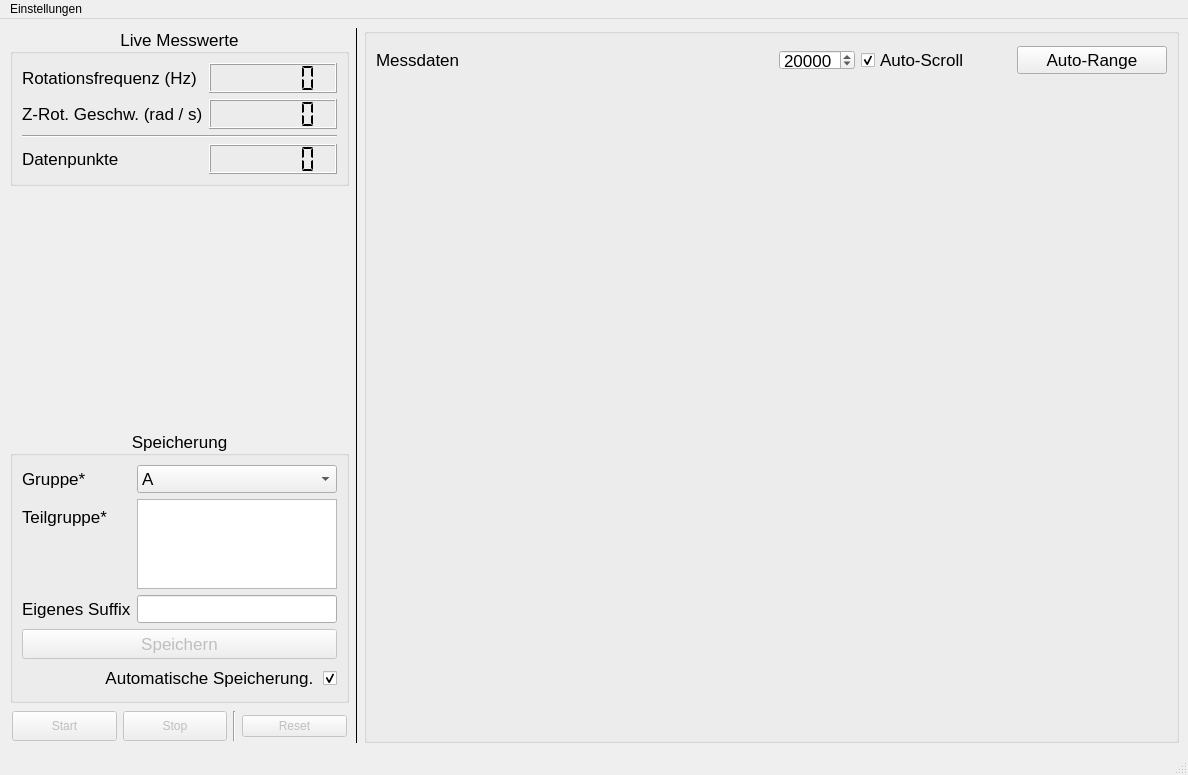
<?xml version="1.0" encoding="UTF-8"?>
<ui version="4.0">
 <class>MainWindow</class>
 <widget class="QMainWindow" name="MainWindow">
  <property name="geometry">
   <rect>
    <x>0</x>
    <y>0</y>
    <width>1188</width>
    <height>775</height>
   </rect>
  </property>
  <property name="windowTitle">
   <string>Kreisel-GUI</string>
  </property>
  <widget class="QWidget" name="centralwidget">
   <layout class="QHBoxLayout" name="horizontalLayout_3" stretch="0,0,5">
    <property name="leftMargin">
     <number>10</number>
    </property>
    <property name="bottomMargin">
     <number>10</number>
    </property>
    <item>
     <layout class="QVBoxLayout" name="verticalLayout_2">
      <property name="sizeConstraint">
       <enum>QLayout::SizeConstraint::SetFixedSize</enum>
      </property>
      <property name="leftMargin">
       <number>0</number>
      </property>
      <property name="bottomMargin">
       <number>0</number>
      </property>
      <item>
       <widget class="QGroupBox" name="groupBox_2">
        <property name="font">
         <font>
          <pointsize>13</pointsize>
         </font>
        </property>
        <property name="title">
         <string>Live Messwerte</string>
        </property>
        <property name="alignment">
         <set>Qt::AlignmentFlag::AlignCenter</set>
        </property>
        <layout class="QFormLayout" name="formLayout_3">
         <item row="0" column="0">
          <widget class="QLabel" name="label">
           <property name="text">
            <string>Rotationsfrequenz (Hz)</string>
           </property>
          </widget>
         </item>
         <item row="0" column="1">
          <widget class="QLCDNumber" name="cFrequency">
           <property name="sizePolicy">
            <sizepolicy hsizetype="Preferred" vsizetype="Preferred">
             <horstretch>0</horstretch>
             <verstretch>0</verstretch>
            </sizepolicy>
           </property>
           <property name="minimumSize">
            <size>
             <width>100</width>
             <height>30</height>
            </size>
           </property>
           <property name="font">
            <font>
             <pointsize>15</pointsize>
            </font>
           </property>
           <property name="toolTip">
            <string>Aktuelle Rotationsfrequenz der Kreiselscheibe in Hertz</string>
           </property>
           <property name="digitCount">
            <number>6</number>
           </property>
           <property name="segmentStyle">
            <enum>QLCDNumber::SegmentStyle::Flat</enum>
           </property>
          </widget>
         </item>
         <item row="1" column="0">
          <widget class="QLabel" name="label_4">
           <property name="text">
            <string>Z-Rot. Geschw. (rad / s)</string>
           </property>
          </widget>
         </item>
         <item row="1" column="1">
          <widget class="QLCDNumber" name="cZGyro">
           <property name="sizePolicy">
            <sizepolicy hsizetype="Preferred" vsizetype="Preferred">
             <horstretch>0</horstretch>
             <verstretch>0</verstretch>
            </sizepolicy>
           </property>
           <property name="minimumSize">
            <size>
             <width>100</width>
             <height>30</height>
            </size>
           </property>
           <property name="font">
            <font>
             <pointsize>15</pointsize>
            </font>
           </property>
           <property name="toolTip">
            <string>Aktuelle Rotationsgeschwindigkeit der z-Achse in Radiant pro Sekunde</string>
           </property>
           <property name="digitCount">
            <number>6</number>
           </property>
           <property name="segmentStyle">
            <enum>QLCDNumber::SegmentStyle::Flat</enum>
           </property>
          </widget>
         </item>
         <item row="3" column="0">
          <widget class="QLabel" name="label_2">
           <property name="text">
            <string>Datenpunkte</string>
           </property>
          </widget>
         </item>
         <item row="3" column="1">
          <widget class="QLCDNumber" name="cDataPoints">
           <property name="sizePolicy">
            <sizepolicy hsizetype="Preferred" vsizetype="Preferred">
             <horstretch>0</horstretch>
             <verstretch>0</verstretch>
            </sizepolicy>
           </property>
           <property name="minimumSize">
            <size>
             <width>100</width>
             <height>30</height>
            </size>
           </property>
           <property name="font">
            <font>
             <pointsize>15</pointsize>
            </font>
           </property>
           <property name="toolTip">
            <string>Anzahl der aufgezeichneten Messwerte</string>
           </property>
           <property name="frameShape">
            <enum>QFrame::Shape::Box</enum>
           </property>
           <property name="frameShadow">
            <enum>QFrame::Shadow::Raised</enum>
           </property>
           <property name="digitCount">
            <number>6</number>
           </property>
           <property name="segmentStyle">
            <enum>QLCDNumber::SegmentStyle::Flat</enum>
           </property>
          </widget>
         </item>
         <item row="2" column="0" colspan="2">
          <widget class="Line" name="line_3">
           <property name="minimumSize">
            <size>
             <width>10</width>
             <height>0</height>
            </size>
           </property>
           <property name="orientation">
            <enum>Qt::Orientation::Horizontal</enum>
           </property>
          </widget>
         </item>
        </layout>
       </widget>
      </item>
      <item>
       <spacer name="verticalSpacer">
        <property name="orientation">
         <enum>Qt::Orientation::Vertical</enum>
        </property>
        <property name="sizeType">
         <enum>QSizePolicy::Policy::Expanding</enum>
        </property>
        <property name="sizeHint" stdset="0">
         <size>
          <width>20</width>
          <height>40</height>
         </size>
        </property>
       </spacer>
      </item>
      <item>
       <widget class="QGroupBox" name="groupBox">
        <property name="sizePolicy">
         <sizepolicy hsizetype="Minimum" vsizetype="Preferred">
          <horstretch>0</horstretch>
          <verstretch>0</verstretch>
         </sizepolicy>
        </property>
        <property name="minimumSize">
         <size>
          <width>0</width>
          <height>50</height>
         </size>
        </property>
        <property name="font">
         <font>
          <pointsize>13</pointsize>
         </font>
        </property>
        <property name="title">
         <string>Speicherung</string>
        </property>
        <property name="alignment">
         <set>Qt::AlignmentFlag::AlignCenter</set>
        </property>
        <property name="flat">
         <bool>false</bool>
        </property>
        <property name="checkable">
         <bool>false</bool>
        </property>
        <layout class="QVBoxLayout" name="verticalLayout">
         <property name="sizeConstraint">
          <enum>QLayout::SizeConstraint::SetMinimumSize</enum>
         </property>
         <item>
          <layout class="QFormLayout" name="formLayout_2">
           <property name="fieldGrowthPolicy">
            <enum>QFormLayout::FieldGrowthPolicy::AllNonFixedFieldsGrow</enum>
           </property>
           <property name="rightMargin">
            <number>0</number>
           </property>
           <property name="bottomMargin">
            <number>0</number>
           </property>
           <item row="0" column="0">
            <widget class="QLabel" name="label_7">
             <property name="text">
              <string>Gruppe*</string>
             </property>
            </widget>
           </item>
           <item row="0" column="1">
            <widget class="QComboBox" name="groupLetter">
             <property name="sizePolicy">
              <sizepolicy hsizetype="MinimumExpanding" vsizetype="Fixed">
               <horstretch>0</horstretch>
               <verstretch>0</verstretch>
              </sizepolicy>
             </property>
             <property name="toolTip">
              <string>&lt;html&gt;&lt;head/&gt;&lt;body&gt;&lt;p&gt;Auswahl der GP Praktikumsgruppe &lt;span style=&quot; color:#ff001a;&quot;&gt;(Pflichtfeld)&lt;/span&gt;&lt;/p&gt;&lt;/body&gt;&lt;/html&gt;</string>
             </property>
             <property name="currentText">
              <string>A</string>
             </property>
             <property name="currentIndex">
              <number>0</number>
             </property>
             <property name="maxCount">
              <number>24</number>
             </property>
             <property name="insertPolicy">
              <enum>QComboBox::InsertPolicy::NoInsert</enum>
             </property>
             <item>
              <property name="text">
               <string>A</string>
              </property>
             </item>
             <item>
              <property name="text">
               <string>B</string>
              </property>
             </item>
             <item>
              <property name="text">
               <string>C</string>
              </property>
             </item>
             <item>
              <property name="text">
               <string>D</string>
              </property>
             </item>
             <item>
              <property name="text">
               <string>E</string>
              </property>
             </item>
             <item>
              <property name="text">
               <string>F</string>
              </property>
             </item>
             <item>
              <property name="text">
               <string>G</string>
              </property>
             </item>
             <item>
              <property name="text">
               <string>H</string>
              </property>
             </item>
             <item>
              <property name="text">
               <string>I</string>
              </property>
             </item>
             <item>
              <property name="text">
               <string>J</string>
              </property>
             </item>
             <item>
              <property name="text">
               <string>K</string>
              </property>
             </item>
             <item>
              <property name="text">
               <string>L</string>
              </property>
             </item>
             <item>
              <property name="text">
               <string>M</string>
              </property>
             </item>
             <item>
              <property name="text">
               <string>N</string>
              </property>
             </item>
             <item>
              <property name="text">
               <string>O</string>
              </property>
             </item>
             <item>
              <property name="text">
               <string>P</string>
              </property>
             </item>
             <item>
              <property name="text">
               <string>Q</string>
              </property>
             </item>
             <item>
              <property name="text">
               <string>R</string>
              </property>
             </item>
             <item>
              <property name="text">
               <string>S</string>
              </property>
             </item>
             <item>
              <property name="text">
               <string>T</string>
              </property>
             </item>
             <item>
              <property name="text">
               <string>U</string>
              </property>
             </item>
             <item>
              <property name="text">
               <string>V</string>
              </property>
             </item>
             <item>
              <property name="text">
               <string>W</string>
              </property>
             </item>
             <item>
              <property name="text">
               <string>Z</string>
              </property>
             </item>
            </widget>
           </item>
           <item row="1" column="0">
            <widget class="QLabel" name="label_8">
             <property name="text">
              <string>Teilgruppe*</string>
             </property>
            </widget>
           </item>
           <item row="1" column="1">
            <widget class="QPlainTextEdit" name="groupSubterm">
             <property name="sizePolicy">
              <sizepolicy hsizetype="MinimumExpanding" vsizetype="Fixed">
               <horstretch>0</horstretch>
               <verstretch>0</verstretch>
              </sizepolicy>
             </property>
             <property name="maximumSize">
              <size>
               <width>200</width>
               <height>90</height>
              </size>
             </property>
             <property name="toolTip">
              <string>&lt;html&gt;&lt;head/&gt;&lt;body&gt;&lt;p&gt;Hier muss eine Bezeichnung für die Teilgruppe hinzugefügt werden. Dies erlaubt die Unterscheidung zwischen den Experimentiergruppen innerhalb eines Tages + Buchstabe. &lt;/p&gt;&lt;p&gt;Bsp.: V. Nachname, V2. Nachname2&lt;/p&gt;&lt;p&gt;&lt;br/&gt;&lt;/p&gt;&lt;/body&gt;&lt;/html&gt;</string>
             </property>
             <property name="plainText">
              <string/>
             </property>
             <property name="maximumBlockCount">
              <number>90</number>
             </property>
            </widget>
           </item>
           <item row="2" column="0">
            <widget class="QLabel" name="label_5">
             <property name="text">
              <string>Eigenes Suffix</string>
             </property>
            </widget>
           </item>
           <item row="2" column="1">
            <widget class="QLineEdit" name="suffix">
             <property name="sizePolicy">
              <sizepolicy hsizetype="MinimumExpanding" vsizetype="Fixed">
               <horstretch>0</horstretch>
               <verstretch>0</verstretch>
              </sizepolicy>
             </property>
             <property name="toolTip">
              <string>&lt;html&gt;&lt;head/&gt;&lt;body&gt;&lt;p&gt;Beim automatisch Speichern kann ein benutzerdefiniertes Suffix mit maximal 20 Zeichen erstellt werden (vor Messungsstart)&lt;/p&gt;&lt;/body&gt;&lt;/html&gt;</string>
             </property>
             <property name="text">
              <string notr="true"/>
             </property>
             <property name="maxLength">
              <number>20</number>
             </property>
            </widget>
           </item>
          </layout>
         </item>
         <item>
          <widget class="QPushButton" name="buttonSave">
           <property name="enabled">
            <bool>false</bool>
           </property>
           <property name="sizePolicy">
            <sizepolicy hsizetype="Minimum" vsizetype="Fixed">
             <horstretch>0</horstretch>
             <verstretch>0</verstretch>
            </sizepolicy>
           </property>
           <property name="minimumSize">
            <size>
             <width>100</width>
             <height>30</height>
            </size>
           </property>
           <property name="maximumSize">
            <size>
             <width>1000</width>
             <height>40</height>
            </size>
           </property>
           <property name="toolTip">
            <string>&lt;!DOCTYPE HTML PUBLIC &quot;-//W3C//DTD HTML 4.0//EN&quot; &quot;http://www.w3.org/TR/REC-html40/strict.dtd&quot;&gt;
&lt;html&gt;&lt;head&gt;&lt;meta name=&quot;qrichtext&quot; content=&quot;1&quot; /&gt;&lt;meta charset=&quot;utf-8&quot; /&gt;&lt;style type=&quot;text/css&quot;&gt;
p, li { white-space: pre-wrap; }
hr { height: 1px; border-width: 0; }
li.unchecked::marker { content: &quot;\2610&quot;; }
li.checked::marker { content: &quot;\2612&quot;; }
&lt;/style&gt;&lt;/head&gt;&lt;body style=&quot; font-family:'.AppleSystemUIFont'; font-size:13pt; font-weight:400; font-style:normal;&quot;&gt;
&lt;p style=&quot; margin-top:12px; margin-bottom:12px; margin-left:0px; margin-right:0px; -qt-block-indent:0; text-indent:0px;&quot;&gt;Messung speichern (Dateidialog, Kurzbefehl: &lt;span style=&quot; font-weight:700; color:#0433ff;&quot;&gt;STRG + S&lt;/span&gt;)&lt;/p&gt;&lt;/body&gt;&lt;/html&gt;</string>
           </property>
           <property name="text">
            <string>Speichern</string>
           </property>
           <property name="shortcut">
            <string>Ctrl+S</string>
           </property>
          </widget>
         </item>
         <item>
          <layout class="QHBoxLayout" name="horizontalLayout_5">
           <property name="rightMargin">
            <number>0</number>
           </property>
           <property name="bottomMargin">
            <number>0</number>
           </property>
           <item>
            <widget class="QCheckBox" name="autoSave">
             <property name="sizePolicy">
              <sizepolicy hsizetype="Minimum" vsizetype="Minimum">
               <horstretch>0</horstretch>
               <verstretch>0</verstretch>
              </sizepolicy>
             </property>
             <property name="maximumSize">
              <size>
               <width>850</width>
               <height>16777215</height>
              </size>
             </property>
             <property name="toolTip">
              <string>&lt;!DOCTYPE HTML PUBLIC &quot;-//W3C//DTD HTML 4.0//EN&quot; &quot;http://www.w3.org/TR/REC-html40/strict.dtd&quot;&gt;
&lt;html&gt;&lt;head&gt;&lt;meta name=&quot;qrichtext&quot; content=&quot;1&quot; /&gt;&lt;meta charset=&quot;utf-8&quot; /&gt;&lt;style type=&quot;text/css&quot;&gt;
p, li { white-space: pre-wrap; }
hr { height: 1px; border-width: 0; }
li.unchecked::marker { content: &quot;\2610&quot;; }
li.checked::marker { content: &quot;\2612&quot;; }
&lt;/style&gt;&lt;/head&gt;&lt;body style=&quot; font-family:'.AppleSystemUIFont'; font-size:13pt; font-weight:400; font-style:normal;&quot;&gt;
&lt;p style=&quot; margin-top:12px; margin-bottom:12px; margin-left:0px; margin-right:0px; -qt-block-indent:0; text-indent:0px;&quot;&gt;Bei Aktivierung werden die Messungen automatisch im Format:&lt;/p&gt;
&lt;p style=&quot; margin-top:12px; margin-bottom:12px; margin-left:0px; margin-right:0px; -qt-block-indent:0; text-indent:0px;&quot;&gt;YYYY_MM_DD-&lt;span style=&quot; font-style:italic;&quot;&gt;Messung&lt;/span&gt;-&lt;span style=&quot; font-style:italic;&quot;&gt;Suffix&lt;/span&gt;.csv&lt;/p&gt;
&lt;p style=&quot; margin-top:12px; margin-bottom:12px; margin-left:0px; margin-right:0px; -qt-block-indent:0; text-indent:0px;&quot;&gt;im Ordner Dokumente/Kreisel/ gespeichert.&lt;/p&gt;&lt;/body&gt;&lt;/html&gt;</string>
             </property>
             <property name="layoutDirection">
              <enum>Qt::LayoutDirection::RightToLeft</enum>
             </property>
             <property name="text">
              <string>Automatische Speicherung. </string>
             </property>
             <property name="checked">
              <bool>true</bool>
             </property>
             <property name="tristate">
              <bool>false</bool>
             </property>
            </widget>
           </item>
          </layout>
         </item>
        </layout>
       </widget>
      </item>
      <item>
       <layout class="QHBoxLayout" name="horizontalLayout">
        <property name="leftMargin">
         <number>2</number>
        </property>
        <property name="topMargin">
         <number>2</number>
        </property>
        <property name="rightMargin">
         <number>2</number>
        </property>
        <property name="bottomMargin">
         <number>2</number>
        </property>
        <item>
         <widget class="QPushButton" name="buttonStart">
          <property name="enabled">
           <bool>false</bool>
          </property>
          <property name="minimumSize">
           <size>
            <width>75</width>
            <height>30</height>
           </size>
          </property>
          <property name="maximumSize">
           <size>
            <width>500</width>
            <height>40</height>
           </size>
          </property>
          <property name="toolTip">
           <string>&lt;!DOCTYPE HTML PUBLIC &quot;-//W3C//DTD HTML 4.0//EN&quot; &quot;http://www.w3.org/TR/REC-html40/strict.dtd&quot;&gt;
&lt;html&gt;&lt;head&gt;&lt;meta name=&quot;qrichtext&quot; content=&quot;1&quot; /&gt;&lt;meta charset=&quot;utf-8&quot; /&gt;&lt;style type=&quot;text/css&quot;&gt;
p, li { white-space: pre-wrap; }
hr { height: 1px; border-width: 0; }
li.unchecked::marker { content: &quot;\2610&quot;; }
li.checked::marker { content: &quot;\2612&quot;; }
&lt;/style&gt;&lt;/head&gt;&lt;body style=&quot; font-family:'.AppleSystemUIFont'; font-size:13pt; font-weight:400; font-style:normal;&quot;&gt;
&lt;p style=&quot; margin-top:12px; margin-bottom:12px; margin-left:0px; margin-right:0px; -qt-block-indent:0; text-indent:0px;&quot;&gt;Start der Messung (Kurzbefehl: &lt;span style=&quot; font-weight:700; color:#0433ff;&quot;&gt;Leertaste&lt;/span&gt;)&lt;/p&gt;
&lt;p style=&quot; margin-top:12px; margin-bottom:12px; margin-left:0px; margin-right:0px; -qt-block-indent:0; text-indent:0px;&quot;&gt;&lt;span style=&quot; color:#ff2600;&quot;&gt;Bevor eine neue Messung gestartet wird, müssen die Daten gespeichert oder zurückgesetzt werden.&lt;/span&gt;&lt;/p&gt;&lt;/body&gt;&lt;/html&gt;</string>
          </property>
          <property name="text">
           <string>Start</string>
          </property>
          <property name="shortcut">
           <string>Space</string>
          </property>
         </widget>
        </item>
        <item>
         <widget class="QPushButton" name="buttonStop">
          <property name="enabled">
           <bool>false</bool>
          </property>
          <property name="minimumSize">
           <size>
            <width>75</width>
            <height>30</height>
           </size>
          </property>
          <property name="maximumSize">
           <size>
            <width>500</width>
            <height>40</height>
           </size>
          </property>
          <property name="toolTip">
           <string>&lt;!DOCTYPE HTML PUBLIC &quot;-//W3C//DTD HTML 4.0//EN&quot; &quot;http://www.w3.org/TR/REC-html40/strict.dtd&quot;&gt;
&lt;html&gt;&lt;head&gt;&lt;meta name=&quot;qrichtext&quot; content=&quot;1&quot; /&gt;&lt;meta charset=&quot;utf-8&quot; /&gt;&lt;style type=&quot;text/css&quot;&gt;
p, li { white-space: pre-wrap; }
hr { height: 1px; border-width: 0; }
li.unchecked::marker { content: &quot;\2610&quot;; }
li.checked::marker { content: &quot;\2612&quot;; }
&lt;/style&gt;&lt;/head&gt;&lt;body style=&quot; font-family:'.AppleSystemUIFont'; font-size:13pt; font-weight:400; font-style:normal;&quot;&gt;
&lt;p style=&quot; margin-top:12px; margin-bottom:12px; margin-left:0px; margin-right:0px; -qt-block-indent:0; text-indent:0px;&quot;&gt;Aktuelle Messung stoppen (Kurzbefehl: &lt;span style=&quot; font-weight:700; color:#0433ff;&quot;&gt;S&lt;/span&gt;&lt;span style=&quot; font-weight:700; color:#0433ff;&quot;&gt;TRG + S&lt;/span&gt;)&lt;/p&gt;&lt;/body&gt;&lt;/html&gt;</string>
          </property>
          <property name="text">
           <string>Stop</string>
          </property>
          <property name="shortcut">
           <string>Ctrl+S</string>
          </property>
         </widget>
        </item>
        <item>
         <widget class="Line" name="line_2">
          <property name="orientation">
           <enum>Qt::Orientation::Vertical</enum>
          </property>
         </widget>
        </item>
        <item>
         <widget class="QPushButton" name="buttonReset">
          <property name="enabled">
           <bool>false</bool>
          </property>
          <property name="toolTip">
           <string>&lt;!DOCTYPE HTML PUBLIC &quot;-//W3C//DTD HTML 4.0//EN&quot; &quot;http://www.w3.org/TR/REC-html40/strict.dtd&quot;&gt;
&lt;html&gt;&lt;head&gt;&lt;meta name=&quot;qrichtext&quot; content=&quot;1&quot; /&gt;&lt;meta charset=&quot;utf-8&quot; /&gt;&lt;style type=&quot;text/css&quot;&gt;
p, li { white-space: pre-wrap; }
hr { height: 1px; border-width: 0; }
li.unchecked::marker { content: &quot;\2610&quot;; }
li.checked::marker { content: &quot;\2612&quot;; }
&lt;/style&gt;&lt;/head&gt;&lt;body style=&quot; font-family:'.AppleSystemUIFont'; font-size:13pt; font-weight:400; font-style:normal;&quot;&gt;
&lt;p style=&quot; margin-top:12px; margin-bottom:12px; margin-left:0px; margin-right:0px; -qt-block-indent:0; text-indent:0px;&quot;&gt;Setzt die aktuelle Messreihe zurück und verwirft die Daten (Kurzbefehl: &lt;span style=&quot; font-weight:700; color:#0433ff;&quot;&gt;STRG + R&lt;/span&gt;)&lt;/p&gt;&lt;/body&gt;&lt;/html&gt;</string>
          </property>
          <property name="text">
           <string>Reset</string>
          </property>
          <property name="shortcut">
           <string>Ctrl+R</string>
          </property>
          <property name="default">
           <bool>false</bool>
          </property>
         </widget>
        </item>
       </layout>
      </item>
     </layout>
    </item>
    <item>
     <widget class="Line" name="line">
      <property name="frameShadow">
       <enum>QFrame::Shadow::Plain</enum>
      </property>
      <property name="orientation">
       <enum>Qt::Orientation::Vertical</enum>
      </property>
     </widget>
    </item>
    <item>
     <layout class="QVBoxLayout" name="verticalLayout_3">
      <property name="rightMargin">
       <number>0</number>
      </property>
      <item>
       <widget class="QGroupBox" name="gridGroupBox">
        <property name="sizePolicy">
         <sizepolicy hsizetype="Expanding" vsizetype="Preferred">
          <horstretch>0</horstretch>
          <verstretch>0</verstretch>
         </sizepolicy>
        </property>
        <property name="font">
         <font>
          <pointsize>13</pointsize>
         </font>
        </property>
        <property name="title">
         <string/>
        </property>
        <property name="alignment">
         <set>Qt::AlignmentFlag::AlignCenter</set>
        </property>
        <property name="flat">
         <bool>false</bool>
        </property>
        <layout class="QGridLayout" name="gridLayout_2" rowstretch="0,0,0">
         <property name="topMargin">
          <number>12</number>
         </property>
         <property name="horizontalSpacing">
          <number>-1</number>
         </property>
         <item row="2" column="0">
          <widget class="QWidget" name="plotWidget" native="true">
           <property name="sizePolicy">
            <sizepolicy hsizetype="Preferred" vsizetype="Preferred">
             <horstretch>0</horstretch>
             <verstretch>1</verstretch>
            </sizepolicy>
           </property>
          </widget>
         </item>
         <item row="0" column="0">
          <layout class="QHBoxLayout" name="horizontalLayout_2">
           <property name="bottomMargin">
            <number>0</number>
           </property>
           <item>
            <widget class="QLabel" name="label_3">
             <property name="sizePolicy">
              <sizepolicy hsizetype="Preferred" vsizetype="Minimum">
               <horstretch>0</horstretch>
               <verstretch>0</verstretch>
              </sizepolicy>
             </property>
             <property name="text">
              <string>Messdaten</string>
             </property>
             <property name="alignment">
              <set>Qt::AlignmentFlag::AlignLeading|Qt::AlignmentFlag::AlignLeft|Qt::AlignmentFlag::AlignVCenter</set>
             </property>
            </widget>
           </item>
           <item>
            <widget class="QSpinBox" name="sPlotpoints">
             <property name="sizePolicy">
              <sizepolicy hsizetype="Fixed" vsizetype="Fixed">
               <horstretch>0</horstretch>
               <verstretch>0</verstretch>
              </sizepolicy>
             </property>
             <property name="minimumSize">
              <size>
               <width>70</width>
               <height>0</height>
              </size>
             </property>
             <property name="maximumSize">
              <size>
               <width>16777215</width>
               <height>20</height>
              </size>
             </property>
             <property name="toolTip">
              <string>Anzahl der maximalen angezeigten Datenpunkte</string>
             </property>
             <property name="minimum">
              <number>100</number>
             </property>
             <property name="maximum">
              <number>40000</number>
             </property>
             <property name="singleStep">
              <number>50</number>
             </property>
             <property name="value">
              <number>20000</number>
             </property>
            </widget>
           </item>
           <item>
            <widget class="QCheckBox" name="autoScroll">
             <property name="sizePolicy">
              <sizepolicy hsizetype="Fixed" vsizetype="Fixed">
               <horstretch>0</horstretch>
               <verstretch>0</verstretch>
              </sizepolicy>
             </property>
             <property name="minimumSize">
              <size>
               <width>150</width>
               <height>0</height>
              </size>
             </property>
             <property name="maximumSize">
              <size>
               <width>16777215</width>
               <height>22</height>
              </size>
             </property>
             <property name="toolTip">
              <string>Wenn aktiviert, werden die N neusten Messwerte angezeigt und automatisch die Abszisse mitgeführt / skaliert</string>
             </property>
             <property name="text">
              <string>Auto-Scroll</string>
             </property>
             <property name="checked">
              <bool>true</bool>
             </property>
            </widget>
           </item>
           <item>
            <widget class="QPushButton" name="autoRange">
             <property name="sizePolicy">
              <sizepolicy hsizetype="Fixed" vsizetype="Fixed">
               <horstretch>0</horstretch>
               <verstretch>0</verstretch>
              </sizepolicy>
             </property>
             <property name="minimumSize">
              <size>
               <width>150</width>
               <height>20</height>
              </size>
             </property>
             <property name="maximumSize">
              <size>
               <width>16777215</width>
               <height>35</height>
              </size>
             </property>
             <property name="toolTip">
              <string>&lt;!DOCTYPE HTML PUBLIC &quot;-//W3C//DTD HTML 4.0//EN&quot; &quot;http://www.w3.org/TR/REC-html40/strict.dtd&quot;&gt;
&lt;html&gt;&lt;head&gt;&lt;meta name=&quot;qrichtext&quot; content=&quot;1&quot; /&gt;&lt;meta charset=&quot;utf-8&quot; /&gt;&lt;style type=&quot;text/css&quot;&gt;
p, li { white-space: pre-wrap; }
hr { height: 1px; border-width: 0; }
li.unchecked::marker { content: &quot;\2610&quot;; }
li.checked::marker { content: &quot;\2612&quot;; }
&lt;/style&gt;&lt;/head&gt;&lt;body style=&quot; font-family:'.AppleSystemUIFont'; font-size:13pt; font-weight:400; font-style:normal;&quot;&gt;
&lt;p style=&quot; margin-top:0px; margin-bottom:0px; margin-left:0px; margin-right:0px; -qt-block-indent:0; text-indent:0px;&quot;&gt;Setzt alle Achsen wieder auf automatische Skalierung&lt;/p&gt;&lt;/body&gt;&lt;/html&gt;</string>
             </property>
             <property name="text">
              <string>Auto-Range</string>
             </property>
             <property name="flat">
              <bool>false</bool>
             </property>
            </widget>
           </item>
          </layout>
         </item>
        </layout>
       </widget>
      </item>
     </layout>
    </item>
   </layout>
  </widget>
  <widget class="QMenuBar" name="menubar">
   <property name="geometry">
    <rect>
     <x>0</x>
     <y>0</y>
     <width>1188</width>
     <height>24</height>
    </rect>
   </property>
   <widget class="QMenu" name="menuEinstellungen">
    <property name="title">
     <string>Einstellungen</string>
    </property>
    <addaction name="actionAutomatische_Speicherung"/>
   </widget>
   <addaction name="menuEinstellungen"/>
  </widget>
  <widget class="QStatusBar" name="statusBar"/>
  <action name="actionAutomatische_Speicherung">
   <property name="checkable">
    <bool>true</bool>
   </property>
   <property name="checked">
    <bool>false</bool>
   </property>
   <property name="text">
    <string>Automatische Speicherung</string>
   </property>
  </action>
 </widget>
 <resources/>
 <connections>
  <connection>
   <sender>autoScroll</sender>
   <signal>toggled(bool)</signal>
   <receiver>sPlotpoints</receiver>
   <slot>setVisible(bool)</slot>
   <hints>
    <hint type="sourcelabel">
     <x>722</x>
     <y>65</y>
    </hint>
    <hint type="destinationlabel">
     <x>662</x>
     <y>71</y>
    </hint>
   </hints>
  </connection>
  <connection>
   <sender>autoSave</sender>
   <signal>toggled(bool)</signal>
   <receiver>label_5</receiver>
   <slot>setVisible(bool)</slot>
   <hints>
    <hint type="sourcelabel">
     <x>143</x>
     <y>728</y>
    </hint>
    <hint type="destinationlabel">
     <x>93</x>
     <y>660</y>
    </hint>
   </hints>
  </connection>
  <connection>
   <sender>autoSave</sender>
   <signal>toggled(bool)</signal>
   <receiver>suffix</receiver>
   <slot>setVisible(bool)</slot>
   <hints>
    <hint type="sourcelabel">
     <x>164</x>
     <y>725</y>
    </hint>
    <hint type="destinationlabel">
     <x>190</x>
     <y>657</y>
    </hint>
   </hints>
  </connection>
  <connection>
   <sender>actionAutomatische_Speicherung</sender>
   <signal>checkableChanged(bool)</signal>
   <receiver>autoSave</receiver>
   <slot>setVisible(bool)</slot>
   <hints>
    <hint type="sourcelabel">
     <x>-1</x>
     <y>-1</y>
    </hint>
    <hint type="destinationlabel">
     <x>150</x>
     <y>724</y>
    </hint>
   </hints>
  </connection>
 </connections>
</ui>
